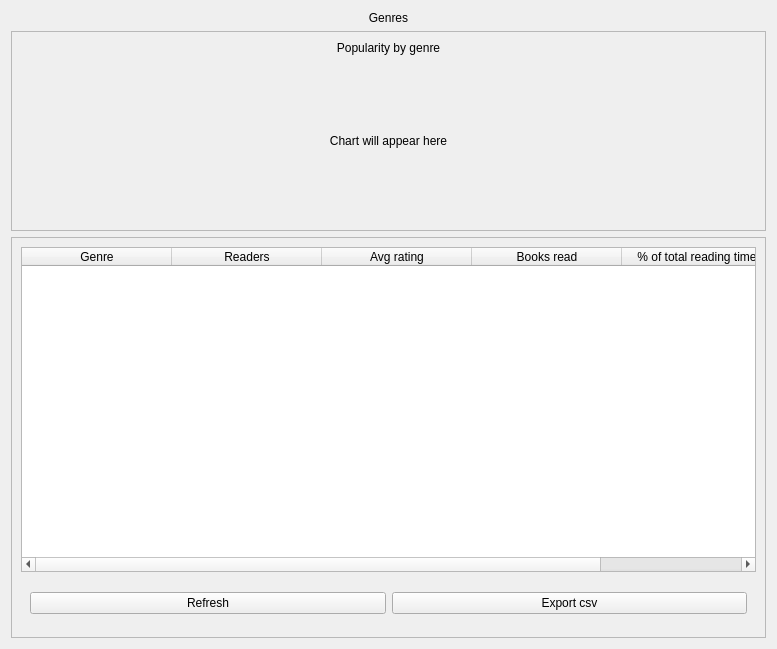
<?xml version="1.0" encoding="UTF-8"?>
<ui version="4.0">
 <class>GenresView</class>
 <widget class="QWidget" name="GenresView">
  <property name="geometry">
   <rect>
    <x>0</x>
    <y>0</y>
    <width>777</width>
    <height>649</height>
   </rect>
  </property>
  <property name="sizePolicy">
   <sizepolicy hsizetype="Expanding" vsizetype="Expanding">
    <horstretch>0</horstretch>
    <verstretch>0</verstretch>
   </sizepolicy>
  </property>
  <property name="windowTitle">
   <string>Form</string>
  </property>
  <layout class="QVBoxLayout" name="verticalLayout" stretch="0,1,2">
   <item>
    <widget class="QLabel" name="lbl_title">
     <property name="text">
      <string>Genres</string>
     </property>
     <property name="alignment">
      <set>Qt::AlignmentFlag::AlignCenter</set>
     </property>
    </widget>
   </item>
   <item>
    <widget class="QFrame" name="frame_chart">
     <property name="minimumSize">
      <size>
       <width>0</width>
       <height>0</height>
      </size>
     </property>
     <property name="frameShape">
      <enum>QFrame::Shape::StyledPanel</enum>
     </property>
     <property name="frameShadow">
      <enum>QFrame::Shadow::Raised</enum>
     </property>
     <layout class="QVBoxLayout" name="verticalLayout_2">
      <item>
       <widget class="QLabel" name="lbl_chart_desc">
        <property name="text">
         <string>Popularity by genre</string>
        </property>
        <property name="alignment">
         <set>Qt::AlignmentFlag::AlignCenter</set>
        </property>
       </widget>
      </item>
      <item>
       <widget class="QLabel" name="chart_genres_popularity">
        <property name="sizePolicy">
         <sizepolicy hsizetype="Expanding" vsizetype="Expanding">
          <horstretch>0</horstretch>
          <verstretch>0</verstretch>
         </sizepolicy>
        </property>
        <property name="text">
         <string>Chart will appear here</string>
        </property>
        <property name="alignment">
         <set>Qt::AlignmentFlag::AlignCenter</set>
        </property>
       </widget>
      </item>
     </layout>
    </widget>
   </item>
   <item>
    <widget class="QFrame" name="frame_table">
     <property name="minimumSize">
      <size>
       <width>0</width>
       <height>60</height>
      </size>
     </property>
     <property name="frameShape">
      <enum>QFrame::Shape::StyledPanel</enum>
     </property>
     <property name="frameShadow">
      <enum>QFrame::Shadow::Raised</enum>
     </property>
     <layout class="QVBoxLayout" name="verticalLayout_3">
      <item>
       <widget class="QTableWidget" name="table_genres">
        <property name="editTriggers">
         <set>QAbstractItemView::EditTrigger::NoEditTriggers</set>
        </property>
        <property name="selectionMode">
         <enum>QAbstractItemView::SelectionMode::SingleSelection</enum>
        </property>
        <property name="selectionBehavior">
         <enum>QAbstractItemView::SelectionBehavior::SelectRows</enum>
        </property>
        <attribute name="horizontalHeaderDefaultSectionSize">
         <number>150</number>
        </attribute>
        <attribute name="horizontalHeaderStretchLastSection">
         <bool>true</bool>
        </attribute>
        <column>
         <property name="text">
          <string>Genre</string>
         </property>
        </column>
        <column>
         <property name="text">
          <string>Readers</string>
         </property>
        </column>
        <column>
         <property name="text">
          <string>Avg rating</string>
         </property>
        </column>
        <column>
         <property name="text">
          <string>Books read</string>
         </property>
        </column>
        <column>
         <property name="text">
          <string>% of total reading time</string>
         </property>
        </column>
       </widget>
      </item>
      <item>
       <widget class="QWidget" name="container" native="true">
        <property name="minimumSize">
         <size>
          <width>0</width>
          <height>50</height>
         </size>
        </property>
        <layout class="QHBoxLayout" name="horizontalLayout">
         <item>
          <widget class="QPushButton" name="btn_refresh_genres">
           <property name="text">
            <string>Refresh</string>
           </property>
           <property name="icon">
            <iconset>
             <normaloff>../../assets/icons/refresh.svg</normaloff>../../assets/icons/refresh.svg</iconset>
           </property>
          </widget>
         </item>
         <item>
          <widget class="QPushButton" name="btn_export_csv">
           <property name="text">
            <string>Export csv</string>
           </property>
           <property name="icon">
            <iconset>
             <normaloff>../../assets/icons/export.svg</normaloff>../../assets/icons/export.svg</iconset>
           </property>
          </widget>
         </item>
        </layout>
       </widget>
      </item>
     </layout>
    </widget>
   </item>
  </layout>
 </widget>
 <resources/>
 <connections/>
</ui>
